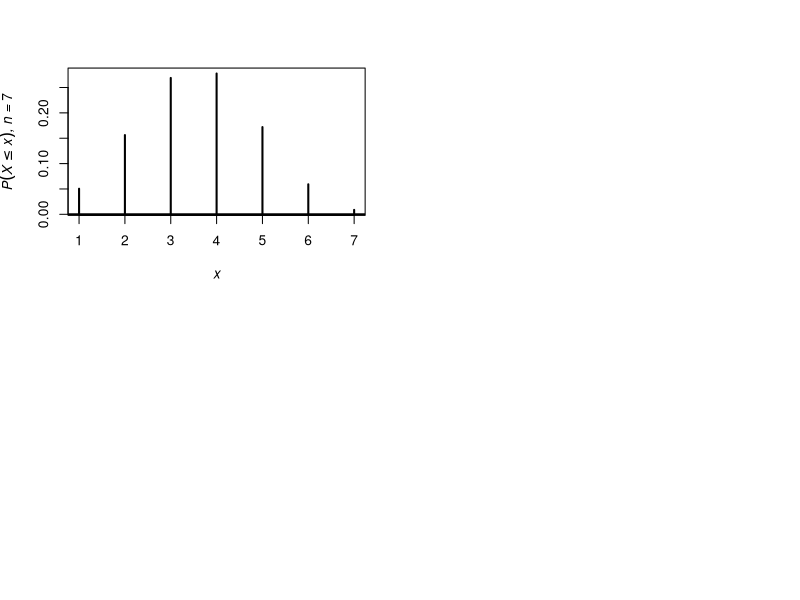

Reproduce this figure in R. (Note: this script raises an error after producing the figure.)
rm(list = ls())
par(mfrow = c(2, 2)) ; PI <- 0.508 ; n <- c(7, 40)
sigma <- sqrt(PI * (1 - PI) / n)
R <- 5000 ; x <- seq(0, 1, length = 201)
xlabel.1 <- expression(italic(x))
xlabel.2 <- c(expression(italic(paste(n == 7))),
  expression(italic(paste(n == 40))))
ylabel <- c(expression(italic(paste(P(X<=x), ', n = ', 7))),
  expression(italic(paste(P(X<=x), ', n = ', 40))))
set.seed(7)
for (i in 1 : 2){
  plot(1 : n[i], dbinom(1 : n[i], n[i], PI), type = 'h',
    lwd = 2, xlab = xlabel.1, ylab = ylabel[i])
  abline(h = 0, lwd = 2)
  p <- rbinom(R, n[i], PI) / n[i]
  h(p, xlim = c(0, 1), ylim = c(0, 5), axes = FALSE,
    xlab = xlabel.2[i])
    axis(1, at = c(0, PI, 1), las = 2) ; axis(2)
  lines(x, dnorm(x, PI, sigma[i]))
}
